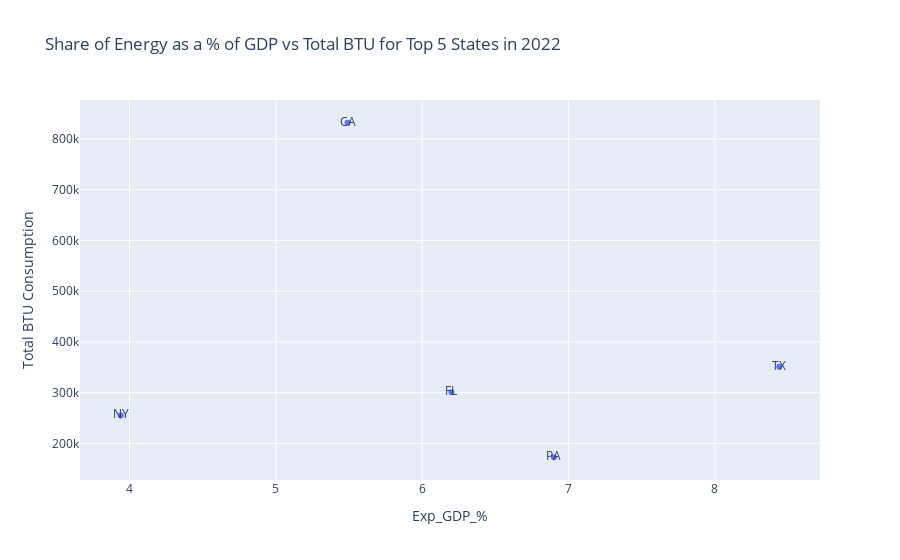

Here is the notebook cell this chart was saved with:
### Markdown cell above
#### Now lets look at the relationship between energy expenditure's share of gdp and renewable energy consumption for the top 5 spenders of energy in 2000 to understand the difference

### Code cell
data_2022_share = merged_all_data[merged_all_data['Year'] == 2022]

# Remove the "US" row from the data
data_no_us_2022_share = data_2022_share[data_2022_share["State"] != "US"]

# only top 5 states in 2022
top_5_share_2022 = data_no_us_2022_share.nlargest(5, 'Expenditures')

fig_top5_share_scatter = px.scatter(top_5_share_2022, 
                              x='Exp_GDP_%', 
                              y='Total_BTU', 
                              title="Share of Energy as a % of GDP vs Total BTU for Top 5 States in 2022", 
                              labels={'Expenditures': 'Energy Share', 'Total_BTU': 'Total BTU Consumption'},
                              text='State')

# Show the scatter plot
fig_top5_share_scatter.show()

### Figure 1 — Plotly figure (JSON) as saved in the notebook; plotly's stock layout.template omitted (floating-point values rounded to 4 significant figures)
{"data": [{"hovertemplate": "Exp_GDP_%=%{x}<br>Total BTU Consumption=%{y}<br>State=%{text}<extra></extra>", "legendgroup": "", "marker": {"color": "#636efa", "symbol": "circle"}, "mode": "markers+text", "name": "", "orientation": "v", "showlegend": false, "text": ["TX", "CA", "FL", "NY", "PA"], "type": "scatter", "x": [8.44, 5.49, 6.2, 3.94, 6.9], "xaxis": "x", "y": [351106, 832035, 300693, 255100, 172620], "yaxis": "y"}], "layout": {"legend": {"tracegroupgap": 0}, "title": {"text": "Share of Energy as a % of GDP vs Total BTU for Top 5 States in 2022"}, "xaxis": {"anchor": "y", "domain": [0, 1], "title": {"text": "Exp_GDP_%"}}, "yaxis": {"anchor": "x", "domain": [0, 1], "title": {"text": "Total BTU Consumption"}}}}
